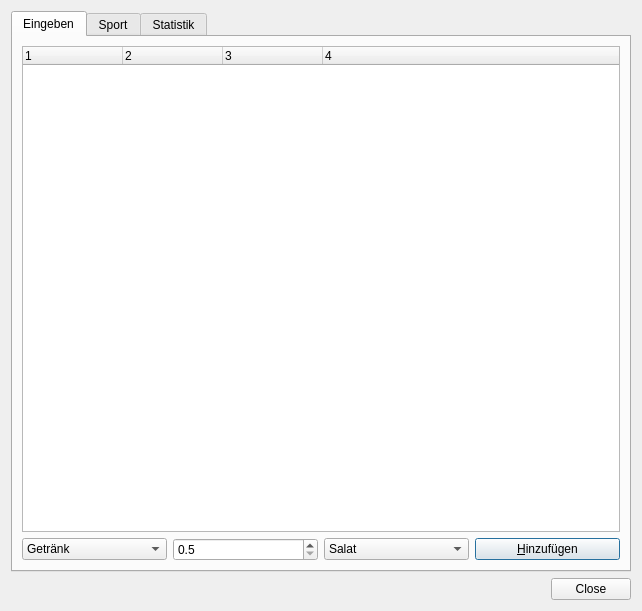
<ui version="4.0" >
 <class>FindAndReplaceDlg</class>
 <widget class="QDialog" name="FindAndReplaceDlg" >
  <property name="geometry" >
   <rect>
    <x>0</x>
    <y>0</y>
    <width>642</width>
    <height>611</height>
   </rect>
  </property>
  <property name="windowTitle" >
   <string>Julias Kalorienrechner</string>
  </property>
  <layout class="QGridLayout" >
   <item row="0" column="0" colspan="2" >
    <widget class="QTabWidget" name="tabWidget" >
     <property name="currentIndex" >
      <number>0</number>
     </property>
     <widget class="QWidget" name="tab" >
      <attribute name="title" >
       <string>Eingeben</string>
      </attribute>
      <layout class="QGridLayout" >
       <item row="0" column="0" colspan="4" >
        <widget class="QTreeWidget" name="treeWidget" >
         <column>
          <property name="text" >
           <string>1</string>
          </property>
         </column>
         <column>
          <property name="text" >
           <string>2</string>
          </property>
         </column>
         <column>
          <property name="text" >
           <string>3</string>
          </property>
         </column>
         <column>
          <property name="text" >
           <string>4</string>
          </property>
         </column>
        </widget>
       </item>
       <item row="1" column="0" >
        <widget class="QComboBox" name="foodstyle" >
         <item>
          <property name="text" >
           <string>Getränk</string>
          </property>
         </item>
         <item>
          <property name="text" >
           <string>Essen</string>
          </property>
         </item>
        </widget>
       </item>
       <item row="1" column="1" >
        <widget class="QDoubleSpinBox" name="doubleSpinBox" >
         <property name="decimals" >
          <number>1</number>
         </property>
         <property name="minimum" >
          <double>0.500000000000000</double>
         </property>
        </widget>
       </item>
       <item row="1" column="2" >
        <widget class="QComboBox" name="foodCombo" >
         <property name="minimumSize" >
          <size>
           <width>50</width>
           <height>0</height>
          </size>
         </property>
         <item>
          <property name="text" >
           <string>Salat</string>
          </property>
         </item>
         <item>
          <property name="text" >
           <string>Tomate</string>
          </property>
         </item>
         <item>
          <property name="text" >
           <string>Bier</string>
          </property>
         </item>
        </widget>
       </item>
       <item row="1" column="3" >
        <widget class="QPushButton" name="addButton" >
         <property name="text" >
          <string>&amp;Hinzufügen</string>
         </property>
        </widget>
       </item>
      </layout>
     </widget>
     <widget class="QWidget" name="Seite" >
      <attribute name="title" >
       <string>Sport</string>
      </attribute>
     </widget>
     <widget class="QWidget" name="Statistik" >
      <attribute name="title" >
       <string>Statistik</string>
      </attribute>
     </widget>
    </widget>
   </item>
   <item row="1" column="0" >
    <spacer>
     <property name="orientation" >
      <enum>Qt::Horizontal</enum>
     </property>
     <property name="sizeHint" >
      <size>
       <width>40</width>
       <height>20</height>
      </size>
     </property>
    </spacer>
   </item>
   <item row="1" column="1" >
    <widget class="QPushButton" name="closeButton" >
     <property name="text" >
      <string>Close</string>
     </property>
    </widget>
   </item>
  </layout>
 </widget>
 <resources/>
 <connections>
  <connection>
   <sender>closeButton</sender>
   <signal>clicked()</signal>
   <receiver>FindAndReplaceDlg</receiver>
   <slot>accept()</slot>
   <hints>
    <hint type="sourcelabel" >
     <x>594</x>
     <y>588</y>
    </hint>
    <hint type="destinationlabel" >
     <x>320</x>
     <y>305</y>
    </hint>
   </hints>
  </connection>
 </connections>
</ui>
